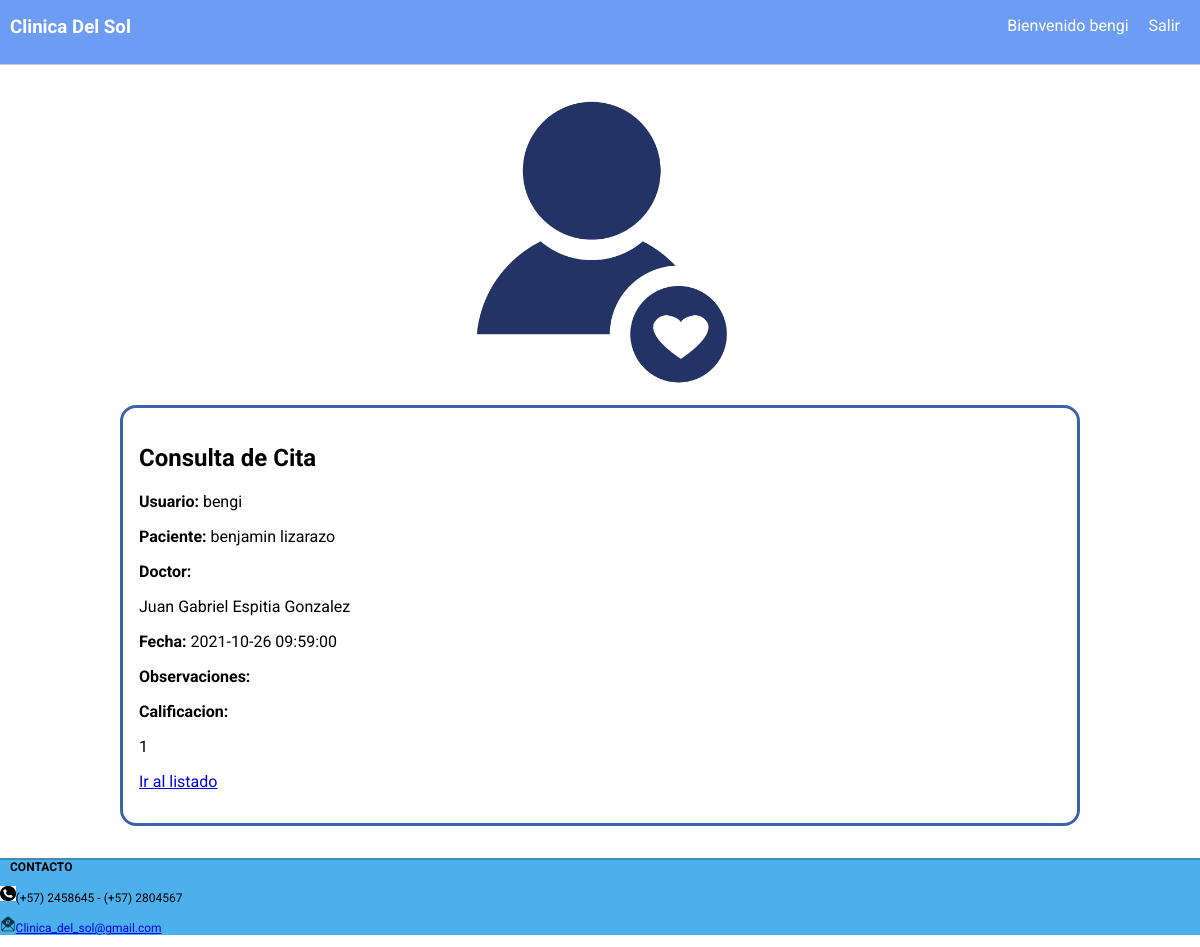
The app's page /sesion/usuario/ver_citas/2021-10-26 09:59:00 (signed in) with its own data.
### tables this page shows
CREATE TABLE citas (id INTEGER PRIMARY KEY AUTOINCREMENT NOT NULL, usuario CHAR (150) NOT NULL, paciente CHAR (100) NOT NULL, doctor CHAR (150) NOT NULL, fecha CHAR (500) NOT NULL UNIQUE, observaciones CHAR (150), calificacion CHAR (10));

### app.py (the view)
@app.route('/sesion/usuario/ver_citas/<fecha>', methods=["GET"])
@login_required
def get_mensaje(fecha):
    nombre_usuario = session.get('nombre_usuario')
    objeto_mensaje = citas.cargar(fecha)
    if objeto_mensaje:
        return render_template('ver_mensaje.html',item=objeto_mensaje, aver=session.get('nombre_usuario'))
    return render_template('ver_mensaje.html', aver=nombre_usuario)

### app.py (called while the page is built)
def login_required(view):
    @functools.wraps(view)
    def wrapped_view(**kwargs):
        if g.user is None:
            return redirect( url_for('sesion') )
        return view(**kwargs)
    return wrapped_view

@app.before_request
def cargar_usuario_autenticado():
    nombre_usuario = session.get('nombre_usuario')
    if nombre_usuario is None:
        g.user = None
    else:
        g.user = paciente.cargar(nombre_usuario)

@app.before_request
def cargar_medico_autenticado():
    nombre_usuario = session.get('nombre_usuario')
    if nombre_usuario is None:
        g.medic = None
    else:
        g.medic = paciente.cargar2(nombre_usuario)

@app.before_request
def cargar_admin_autenticado():
    nombre_usuario = session.get('nombre_usuario')
    if nombre_usuario is None:
        g.admin = None
    else:
        g.admin = paciente.cargaradmin(nombre_usuario)

### db.py (called while the page is built)
def conectar():
    try:
        conn = sqlite3.connect('db/clinica.db')
        return conn
    except Error as err:
        print("Ocurrió un error al establecer la conexión: " + str(err))
        return None

def ejecutar_select(_sql, lista_pametros):
    try:
        conn = conectar()
        if conn:
            conn.row_factory = fabrica_diccionarios
            objeto_cursor = conn.cursor()
            if lista_pametros:
                objeto_cursor.execute(_sql, lista_pametros)
            else:
                objeto_cursor.execute(_sql)
            filas = objeto_cursor.fetchall()
            objeto_cursor.close()
            conn.close()
            return filas
        else:
            print("No se pudo establecer la conexión. Ver errores previos.")
            return None
    except Error as err:
        print("Ocurrió un error al intentar ejecutar el comando: " + _sql + " - " + str(err))
        return None

def fabrica_diccionarios(cursor, row):
    d = {}
    for idx, col in enumerate(cursor.description):
        d[col[0]] = row[idx]
    return d

### models.py (called while the page is built)
    @classmethod
    def cargar(cls, p_usuario):
        sql = "SELECT usuario, nombre, documento,correo FROM pacientes WHERE usuario = ?;"
        obj = db.ejecutar_select(sql, [p_usuario])
        if obj:
            if len(obj)>0:
                return cls(obj[0]["usuario"], obj[0]["nombre"],obj[0]["documento"], obj[0]["correo"], '******')
        return None

### templates/ver_mensaje.html (shortened to what this page needs)
{% extends 'layout.html' %}
{% block contenido %}
<div class="formulario">
    <h2>Consulta de Cita</h2>
    {% if item %}
        <div class="grupo">
            <label>Usuario:</label>
            {{ item.usuario }}
        </div>
        <div class="grupo">
            <label>Paciente:</label>
            {{ item.paciente }}
        </div>
        <div class="grupo">
            <label>Doctor:</label>
            <p>{{ item.doctor }}</p>
        </div>
        <div class="grupo">
            <label>Fecha:</label>
            {{ item.fecha }}
        </div>
        <div class="grupo">
            <label>Observaciones:</label>
        </div>
        <div class="grupo">
            <label>Calificacion:</label>
            <p>{{ item.calificacion }}</p>
        </div>
    {% else %}
        <div class="grupo">
            {% if error %}
                {{ error }}
            {% endif %}
        </div>
    {% endif %}
    <div class="grupo">
        <a href="{{ url_for('get_listado_mensajes') }}">Ir al listado</a>
    </div>
</div>
{% endblock%}

### static/css/estilos.css (style rules this page uses)
body { margin: 0px; font-family: 'Roboto', sans-serif; }
.formulario { border: 3px solid rgb(61, 99, 172); border-radius: 1rem; padding: 1rem; }
.grupo { margin-bottom: 1rem; color: black; }
.formulario { border: 3px solid rgb(61, 99, 172); border-radius: 1rem; padding: 1rem }
.formulario label { font-weight: bold; }

### records on screen
citas: usuario "bengi", paciente "benjamin lizarazo", doctor "Juan Gabriel Espitia Gonzalez", fecha "2021-10-26 09:59:00", calificacion "1"

### other values on screen
{{ aver }} "bengi"
